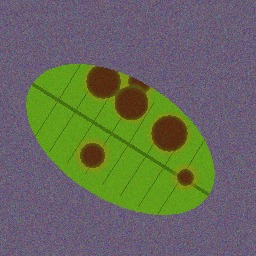
#> input picture data/samples/amostra_doente_000.jpg, 256 x 256 px
$ python -i features.py   (imports and definitions only)   (older library calls are emulated)
#> lines starting #> are read from the running program, lines starting #| are printed output that depends on the picture; after the words box and inside, x2 and y2 are one past the last pixel; in counts of white or black regions, pixels touching at a corner belong together
#> further down, picture is the input picture: shape (256, 256, 3); mean B, G, R 89.6, 105.7, 102.3
"""Extracao de atributos de cor e textura das imagens (OpenCV).

O classificador nao recebe os pixels crus: cada imagem vira um vetor numerico
fixo descrevendo *como a folha esta colorida* e *quao granulada e a superficie*.
Sao atributos explicaveis - da para justificar cada decisao do modelo, o que e
uma vantagem sobre uma rede neural caixa-preta no escopo deste prototipo.
"""

from __future__ import annotations

import cv2
import numpy as np

# Todas as imagens sao normalizadas para o mesmo tamanho antes da extracao,
# senao fotos maiores gerariam contagens de pixels incomparaveis.
IMAGE_SIZE = (256, 256)

# Histogramas propositalmente grossos: com algumas dezenas de imagens de
# treino, bins finos viram dimensoes de ruido e derrubam a validacao cruzada
# (medido: 64 bins -> 0.87, 16 bins -> 0.97 de acuracia com 15 imagens/classe).
H_BINS, S_BINS, V_BINS = 8, 4, 4

# Faixas de matiz em HSV do OpenCV (H vai de 0 a 179, nao de 0 a 359).
FAIXA_VERDE = ((35, 40, 30), (85, 255, 255))     # tecido saudavel
FAIXA_AMARELA = ((20, 60, 60), (34, 255, 255))   # clorose / amarelamento
FAIXA_MARROM = ((0, 40, 20), (19, 255, 200))     # necrose / mancha seca

_EPS = 1e-6


def _nomes_features() -> list[str]:
    nomes = [f"hist_h_{i}" for i in range(H_BINS)]
    nomes += [f"hist_s_{i}" for i in range(S_BINS)]
    nomes += [f"hist_v_{i}" for i in range(V_BINS)]
    nomes += ["frac_verde", "frac_amarelo", "frac_marrom"]
    nomes += ["razao_amarelo_verde", "razao_marrom_verde", "frac_lesao"]
    nomes += ["media_h", "media_s", "media_v", "desvio_h", "desvio_s", "desvio_v"]
    nomes += ["var_laplaciano", "media_sobel", "densidade_bordas"]
    return nomes


FEATURE_NAMES = _nomes_features()
N_FEATURES = len(FEATURE_NAMES)


def preprocess(img_bgr: np.ndarray) -> np.ndarray:
    """Redimensiona para o tamanho padrao e suaviza ruido de captura."""
    if img_bgr is None or img_bgr.size == 0:
        raise ValueError("Imagem vazia ou nao pode ser lida.")
    if img_bgr.ndim == 2:  # tons de cinza -> BGR
        img_bgr = cv2.cvtColor(img_bgr, cv2.COLOR_GRAY2BGR)
    if img_bgr.shape[2] == 4:  # PNG com canal alfa
        img_bgr = cv2.cvtColor(img_bgr, cv2.COLOR_BGRA2BGR)
    img = cv2.resize(img_bgr, IMAGE_SIZE, interpolation=cv2.INTER_AREA)
    return cv2.GaussianBlur(img, (3, 3), 0)
#> in extract_features, `hsv = cv2.cvtColor(img, cv2.COLOR_BGR2HSV)`: hsv: shape (256, 256, 3); mean H, S, V 104.5, 101.1, 124.8


def mascara_folha(hsv: np.ndarray) -> np.ndarray:
    """Segmenta a folha e descarta o fundo (solo, bancada, sombra).

    Sem isso o fundo dilui as proporcoes de cor e as duas classes ficam
    parecidas. A premissa - valida para fotos de triagem - e que a folha e o
    objeto dominante e centralizado do quadro:

    1. candidatos = pixels com saturacao/brilho suficientes (Otsu na saturacao,
       que se adapta a iluminacao em vez de usar um limiar fixo);
    2. limpeza morfologica para remover granulacao do solo;
    3. entre os componentes conexos, vence o de maior area ponderada pela
       proximidade ao centro - o fundo costuma ficar nas bordas.
    """
    s, v = hsv[:, :, 1], hsv[:, :, 2]
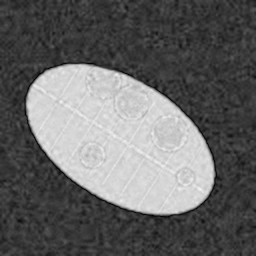
#> s: shape (256, 256); min 0, max 244, mean 101.1
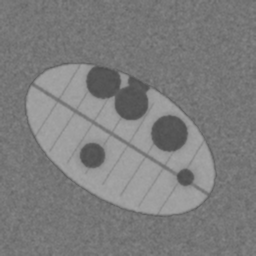
#> v: shape (256, 256); min 77, max 165, mean 124.8

    limiar, _ = cv2.threshold(s, 0, 255, cv2.THRESH_BINARY + cv2.THRESH_OTSU)
#> limiar = 132
    limiar = float(np.clip(limiar, 35, 140))
    mask = ((s >= limiar) & (v > 25)).astype(np.uint8) * 255
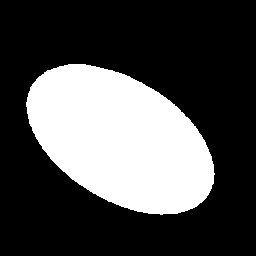
#> mask: shape (256, 256); 30% white; 1 white region, box (x1, y1, x2, y2) and area: (26, 64, 215, 215) 19654

    kernel = np.ones((5, 5), np.uint8)
    mask = cv2.morphologyEx(mask, cv2.MORPH_OPEN, kernel, iterations=2)
#> mask: shape (256, 256); 30% white; 1 white region, box (x1, y1, x2, y2) and area: (27, 64, 214, 214) 19644
    mask = cv2.morphologyEx(mask, cv2.MORPH_CLOSE, kernel, iterations=2)

    n, rotulos, stats, centroides = cv2.connectedComponentsWithStats(mask, 8)
#> n = 2; stats = [[0, 0, 256, 256, 45892], [27, 64, 187, 150, 19644]]; centroides = [[130.7, 122.6], [120, 139]]
    if n > 1:
        altura, largura = mask.shape
#> altura = 256; largura = 256
        centro = np.array([largura / 2.0, altura / 2.0])
#> centro = [128, 128]
        diagonal = float(np.hypot(largura, altura))
#> diagonal = 362
        melhor, melhor_nota = 0, 0.0
        for i in range(1, n):
            area = float(stats[i, cv2.CC_STAT_AREA])
            distancia = float(np.linalg.norm(centroides[i] - centro)) / diagonal
            nota = area * (1.0 - min(distancia, 0.5))  # centro pesa mais
            if nota > melhor_nota:
                melhor, melhor_nota = i, nota
#> this loop made 1 pass
#> (area, distancia, nota, melhor, melhor_nota) on pass 1: (19644, 0.0377, 18903.1, 1, 18903.1)
#> after the loop, melhor = 1; melhor_nota = 18903.1
        if melhor:
            mask = (rotulos == melhor).astype(np.uint8) * 255
        mask = cv2.morphologyEx(mask, cv2.MORPH_CLOSE,
                                np.ones((11, 11), np.uint8))

    # Se a segmentacao falhar (folha ocupando todo o quadro, fundo branco),
    # usa a imagem inteira em vez de devolver uma mascara vazia.
    if cv2.countNonZero(mask) < 0.03 * mask.size:
        mask = np.full(mask.shape, 255, np.uint8)
    return mask


def _hist(canal: np.ndarray, bins: int, maximo: int, mask: np.ndarray) -> np.ndarray:
    h = cv2.calcHist([canal], [0], mask, [bins], [0, maximo]).flatten()
    return h / (h.sum() + _EPS)


def _fracao(hsv: np.ndarray, faixa, mask: np.ndarray, area: float) -> float:
    baixo, alto = faixa
    m = cv2.inRange(hsv, np.array(baixo, np.uint8), np.array(alto, np.uint8))
    m = cv2.bitwise_and(m, mask)
    return float(cv2.countNonZero(m)) / area


def extract_features(img_bgr: np.ndarray) -> np.ndarray:
    """Converte uma imagem BGR em um vetor de atributos de tamanho fixo."""
    img = preprocess(img_bgr)
    hsv = cv2.cvtColor(img, cv2.COLOR_BGR2HSV)
    mask = mascara_folha(hsv)
    area = float(cv2.countNonZero(mask)) + _EPS
#> area = 19644

    # 1) Distribuicao de cor: a assinatura mais forte de folha doente e o
    #    deslocamento do matiz verde para amarelo/marrom.
    feats = [
        _hist(hsv[:, :, 0], H_BINS, 180, mask),
        _hist(hsv[:, :, 1], S_BINS, 256, mask),
        _hist(hsv[:, :, 2], V_BINS, 256, mask),
    ]
#> in _hist, `h = cv2.calcHist([canal], [0], mask, [bins], [0, maximo]).flatten()`: h = [2818, 15050, 1776, 0, 0, 0, 0, 0]
#> feats = [[0.143, 0.766, 0.0904, 0, 0, 0, 0, 0], [0, 0, 0.046, 0.954], [0, 0.22, 0.78, 0]]

    # 2) Proporcoes interpretaveis por faixa de cor.
    verde = _fracao(hsv, FAIXA_VERDE, mask, area)
#> in _fracao, `m = cv2.inRange(hsv, np.array(baixo, np.uint8), np.array(alto, np.uint..`: m: shape (256, 256); 24.4% white; 2 white regions, box (x1, y1, x2, y2) and area: (25, 63, 216, 216) 15947, (120, 72, 129, 86) 67
#> in _fracao, `m = cv2.bitwise_and(m, mask)`: m: shape (256, 256); 23.6% white; 2 white regions, box (x1, y1, x2, y2) and area: (27, 64, 214, 214) 15429, (120, 73, 129, 86) 58
#> verde = 0.788
    amarelo = _fracao(hsv, FAIXA_AMARELA, mask, area)
#> in _fracao (call 2), `m = cv2.inRange(hsv, np.array(baixo, np.uint8), np.array(alto, np.uint..`: m: shape (256, 256); 2.5% white; 4 white regions, box (x1, y1, x2, y2) and area: (86, 65, 154, 121) 722, (151, 114, 188, 152) 359, (78, 142, 107, 169) 326, (175, 167, 196, 188) 222
#> amarelo = 0.0822
    marrom = _fracao(hsv, FAIXA_MARROM, mask, area)
#> call 3 of _fracao, with faixa = ((0, 40, 20), (19, 255, 200)), area = 19644
#> in _fracao (call 3), `m = cv2.inRange(hsv, np.array(baixo, np.uint8), np.array(alto, np.uint..`:
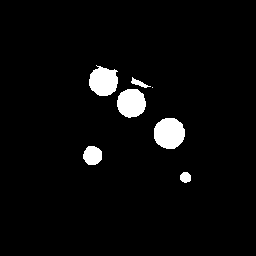
#> m: shape (256, 256); 3.9% white; 7 white regions (1 under 20 px), largest, box (x1, y1, x2, y2) and area: (154, 118, 185, 149) 771, (89, 65, 118, 96) 673, (117, 89, 146, 118) 665, (83, 146, 102, 165) 290, (180, 172, 191, 183) 97, (131, 77, 151, 88) 81
#> in _fracao (call 3), `m = cv2.bitwise_and(m, mask)`: m: shape (256, 256); 3.9% white; 6 white regions, box (x1, y1, x2, y2) and area: (154, 118, 185, 149) 771, (117, 89, 146, 118) 665, (89, 67, 118, 96) 653, (83, 146, 102, 165) 290, (180, 172, 191, 183) 97, (131, 78, 148, 88) 66
#> marrom = 0.129
    feats.append(np.array([
        verde, amarelo, marrom,
        amarelo / (verde + _EPS),
        marrom / (verde + _EPS),
        amarelo + marrom,
    ], dtype=np.float64))

    # 3) Estatisticas de cor apenas dentro da folha.
    media, desvio = cv2.meanStdDev(hsv, mask=mask)
#> media = [38.09, 209.6, 140.9]; desvio = [10.74, 11.64, 27.13]
    feats.append(np.concatenate([media.flatten(), desvio.flatten()]))

    # 4) Textura: manchas e bordas necrosadas aumentam a granulacao.
    cinza = cv2.cvtColor(img, cv2.COLOR_BGR2GRAY)
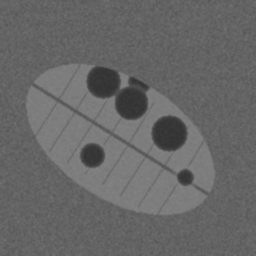
#> cinza: shape (256, 256); min 50, max 131, mean 102.9
    lap = cv2.Laplacian(cinza, cv2.CV_64F)
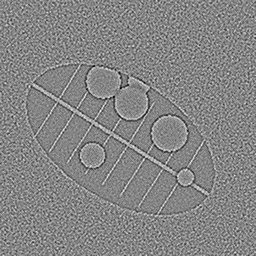
#> lap: shape (256, 256) float64; min -33, max 30, mean 0; drawn with min black and max white
    sobel_x = cv2.Sobel(cinza, cv2.CV_64F, 1, 0, ksize=3)
    sobel_y = cv2.Sobel(cinza, cv2.CV_64F, 0, 1, ksize=3)
    magnitude = cv2.magnitude(sobel_x, sobel_y)
    bordas = cv2.Canny(cinza, 60, 160)
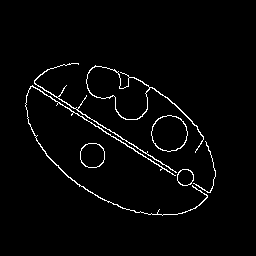
#> bordas: shape (256, 256); 2.5% white in thin lines or dots, all inside (x1, y1, x2, y2) = (25, 63, 216, 216)
    feats.append(np.array([
        float(lap[mask > 0].var()),
        float(magnitude[mask > 0].mean()),
        float(cv2.countNonZero(cv2.bitwise_and(bordas, mask))) / area,
    ], dtype=np.float64))

    vetor = np.concatenate(feats).astype(np.float64)
#> vetor = 31 values, max 209.6 at index 23, min 0 at index 3, mean 16.64
    if vetor.shape[0] != N_FEATURES:  # guarda contra alteracoes acidentais
        raise RuntimeError(
            f"Vetor com {vetor.shape[0]} atributos, esperado {N_FEATURES}."
        )
    return np.nan_to_num(vetor, nan=0.0, posinf=0.0, neginf=0.0)


def imread_unicode(caminho: str) -> np.ndarray:
    """cv2.imread nao le caminhos com acento no Windows; isso resolve."""
    dados = np.fromfile(caminho, dtype=np.uint8)
    img = cv2.imdecode(dados, cv2.IMREAD_COLOR)
    if img is None:
        raise ValueError(f"Nao foi possivel decodificar a imagem: {caminho}")
    return img

>>> import cv2
>>> picture = cv2.imread('../data/samples/amostra_doente_000.jpg')
>>> result = extract_features(picture)
#> result has the same summary as vetor in extract_features

$ run again, on data/samples/amostra_doente_001.jpg
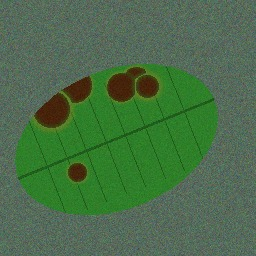
#> input picture data/samples/amostra_doente_001.jpg, 256 x 256 px
#> picture is the input picture: shape (256, 256, 3); mean B, G, R 72.3, 110, 73.5
#> hsv: shape (256, 256, 3); mean H, S, V 62, 94.6, 111
#> limiar = 113
#> in mascara_folha, `mask = ((s >= limiar) & (v > 25)).astype(np.uint8) * 255`:
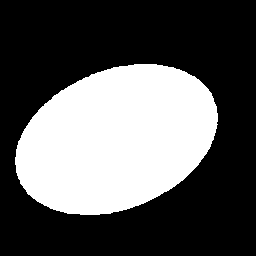
#> mask: shape (256, 256); 35.1% white; 1 white region, box (x1, y1, x2, y2) and area: (15, 64, 218, 215) 22999
#> rotulos: shape (256, 256) int32; values 0 (black) and 1 (white), 35.1% white; 1 white region, box (x1, y1, x2, y2) and area: (16, 64, 218, 215) 22990
#> n = 2; stats = [[0, 0, 256, 256, 42546], [16, 64, 202, 151, 22990]]; centroides = [[133.7, 121.3], [116.1, 139.1]]
#> the loop in mascara_folha, `for i in range(1, n):` made 1 pass
#> (area, distancia, nota, melhor, melhor_nota) on pass 1: (22990, 0.0449, 21958.6, 1, 21958.6)
#> after the loop in mascara_folha, `for i in range(1, n):`: melhor = 1; melhor_nota = 21958.6
#> in extract_features, `area = float(cv2.countNonZero(mask)) + _EPS`: area = 22990
#> h = [1988, 1228, 19774, 0, 0, 0, 0, 0]
#> feats = [[0.0865, 0.0534, 0.86, 0, 0, 0, 0, 0], [0, 0.00887, 0.885, 0.106], [0.0155, 0.672, 0.313, 0]]
#> verde = 0.89
#> amarelo = 0.0287
#> marrom = 0.0793
#> media = [52.8, 175.7, 117.9]; desvio = [13.25, 15.33, 19.21]
#> in extract_features, `bordas = cv2.Canny(cinza, 60, 160)`:
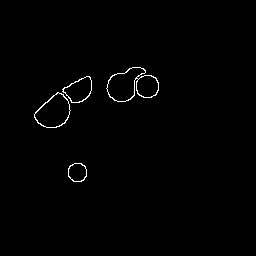
#> bordas: shape (256, 256); 0.79% white in thin lines or dots, all inside (x1, y1, x2, y2) = (34, 67, 159, 182)
#> vetor = 31 values, max 175.7 at index 23, min 0 at index 3, mean 14.68
#> result has the same summary as vetor in extract_features

$ run again, on data/samples/amostra_doente_002.jpg
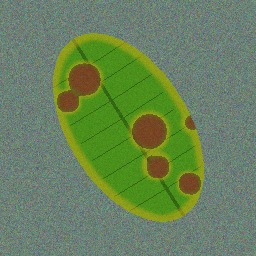
#> input picture data/samples/amostra_doente_002.jpg, 256 x 256 px
#> picture is the input picture: shape (256, 256, 3); mean B, G, R 90.5, 130, 104.6
#> hsv: shape (256, 256, 3); mean H, S, V 63.8, 89.4, 131.7
#> limiar = 121
#> in mascara_folha, `mask = ((s >= limiar) & (v > 25)).astype(np.uint8) * 255`:
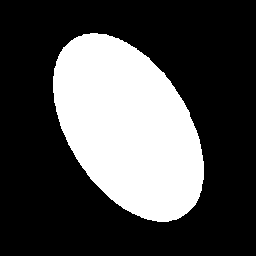
#> mask: shape (256, 256); 30.3% white; 1 white region, box (x1, y1, x2, y2) and area: (53, 33, 204, 222) 19864
#> rotulos: shape (256, 256) int32; values 0 (black) and 1 (white), 30.3% white; 1 white region, box (x1, y1, x2, y2) and area: (53, 34, 204, 222) 19856
#> n = 2; stats = [[0, 0, 256, 256, 45680], [53, 34, 151, 188, 19856]]; centroides = [[127.3, 127.7], [128, 127]]
#> the loop in mascara_folha, `for i in range(1, n):` made 1 pass
#> (area, distancia, nota, melhor, melhor_nota) on pass 1: (19856, 0.00267, 19803, 1, 19803)
#> after the loop in mascara_folha, `for i in range(1, n):`: melhor = 1; melhor_nota = 19803
#> in extract_features, `area = float(cv2.countNonZero(mask)) + _EPS`: area = 19856
#> h = [2386, 7100, 10370, 0, 0, 0, 0, 0]
#> feats = [[0.12, 0.358, 0.522, 0, 0, 0, 0, 0], [0, 0.00201, 0.171, 0.827], [0, 0.183, 0.817, 0]]
#> verde = 0.729
#> amarelo = 0.164
#> marrom = 0.108
#> media = [39.37, 202.6, 140.1]; desvio = [11.16, 15.07, 13.71]
#> in extract_features, `bordas = cv2.Canny(cinza, 60, 160)`:
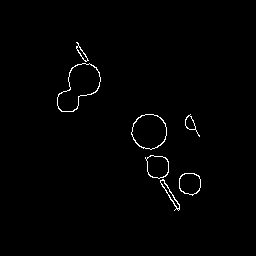
#> bordas: shape (256, 256); 1% white in thin lines or dots, all inside (x1, y1, x2, y2) = (57, 42, 201, 211)
#> vetor = 31 values, max 202.6 at index 23, min 0 at index 3, mean 16.01
#> result has the same summary as vetor in extract_features

$ run again, on data/samples/amostra_saudavel_000.jpg
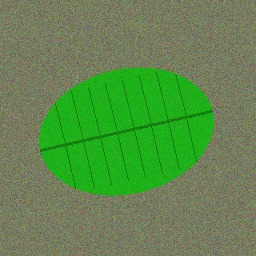
#> input picture data/samples/amostra_saudavel_000.jpg, 256 x 256 px
#> picture is the input picture: shape (256, 256, 3); mean B, G, R 77.2, 137, 96.1
#> hsv: shape (256, 256, 3); mean H, S, V 40.9, 101.1, 137.5
#> limiar = 137
#> rotulos: shape (256, 256) int32; values 0 (black) and 1 (white), 26.6% white; 1 white region, box (x1, y1, x2, y2) and area: (39, 68, 214, 196) 17464
#> n = 2; stats = [[0, 0, 256, 256, 48072], [39, 68, 175, 128, 17464]]; centroides = [[128, 126.2], [126, 131]]
#> the loop in mascara_folha, `for i in range(1, n):` made 1 pass
#> (area, distancia, nota, melhor, melhor_nota) on pass 1: (17464, 0.00991, 17290.9, 1, 17290.9)
#> after the loop in mascara_folha, `for i in range(1, n):`: melhor = 1; melhor_nota = 17290.9
#> in extract_features, `area = float(cv2.countNonZero(mask)) + _EPS`: area = 17464
#> h = [0, 0, 17464, 0, 0, 0, 0, 0]
#> feats = [[0, 0, 1, 0, 0, 0, 0, 0], [0, 0, 0.0333, 0.967], [0, 0.000515, 0.999, 0]]
#> verde = 1
#> amarelo = 0
#> media = [58.86, 216.2, 172.3]; desvio = [0.931, 10.77, 9.03]
#> in extract_features, `magnitude = cv2.magnitude(sobel_x, sobel_y)`:
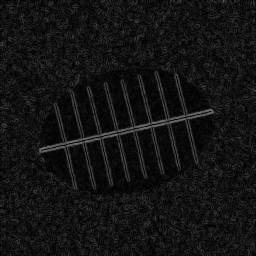
#> magnitude: shape (256, 256) float64; min 0, max 119, mean 19.6
#> vetor = 31 values, max 216.2 at index 23, min 0 at index 0, mean 17.01
#> result has the same summary as vetor in extract_features
